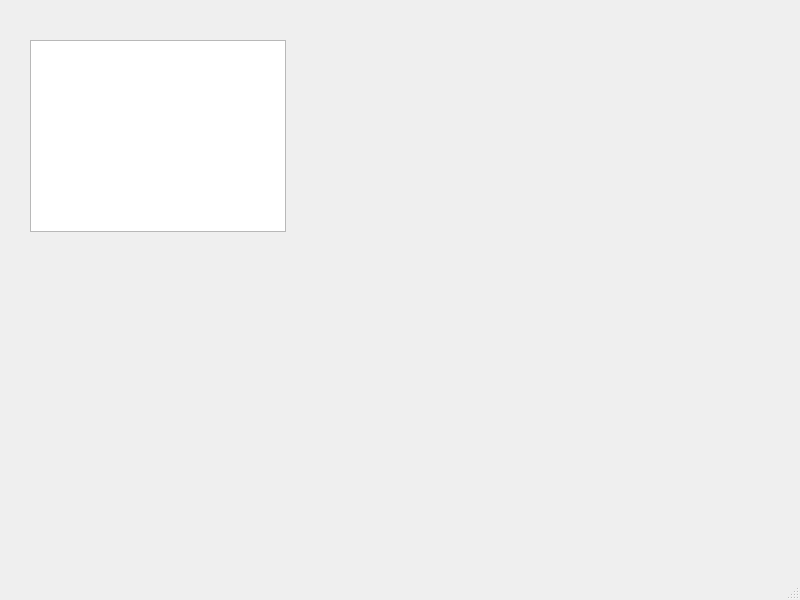
<?xml version="1.0" encoding="UTF-8"?>
<ui version="4.0">
 <class>customers</class>
 <widget class="QMainWindow" name="customers">
  <property name="geometry">
   <rect>
    <x>0</x>
    <y>0</y>
    <width>800</width>
    <height>600</height>
   </rect>
  </property>
  <property name="windowTitle">
   <string>customers</string>
  </property>
  <widget class="QWidget" name="centralwidget">
   <widget class="QListWidget" name="listWidget">
    <property name="geometry">
     <rect>
      <x>30</x>
      <y>40</y>
      <width>256</width>
      <height>192</height>
     </rect>
    </property>
   </widget>
  </widget>
  <widget class="QMenuBar" name="menubar">
   <property name="geometry">
    <rect>
     <x>0</x>
     <y>0</y>
     <width>800</width>
     <height>21</height>
    </rect>
   </property>
  </widget>
  <widget class="QStatusBar" name="statusbar"/>
 </widget>
 <resources/>
 <connections/>
</ui>
